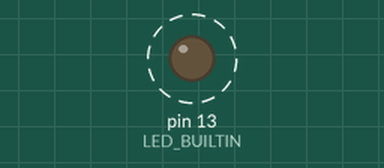
The sketch below on a simulated Arduino Uno, built with avr-gcc and run on an emulated ATmega328P. Parts: output pins drawn as LEDs (lit = HIGH). Dashed ring = blinking.

Above: at 0.2 s.
Timing chart, 0 to 3.0 s (numbered marks = the images above):
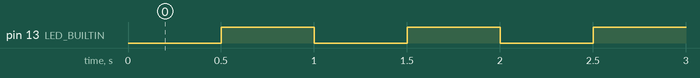

Measured:
- by itself, pin 13 (LED_BUILTIN): alternates HIGH for 0.50 s and LOW for 0.50 s

The sketch:

Blink.ino
```cpp
bool toggle = false; //Flag for the current LED status
void setup() {
  pinMode(LED_BUILTIN, OUTPUT);
}

void loop() {
  digitalWrite(LED_BUILTIN, toggle); //Toggle the digital pin
  toggle = !toggle;
  delay(500);       //wait 500ms s.t. a period is 1 secont -> corresponds to 1Hz
}
```
